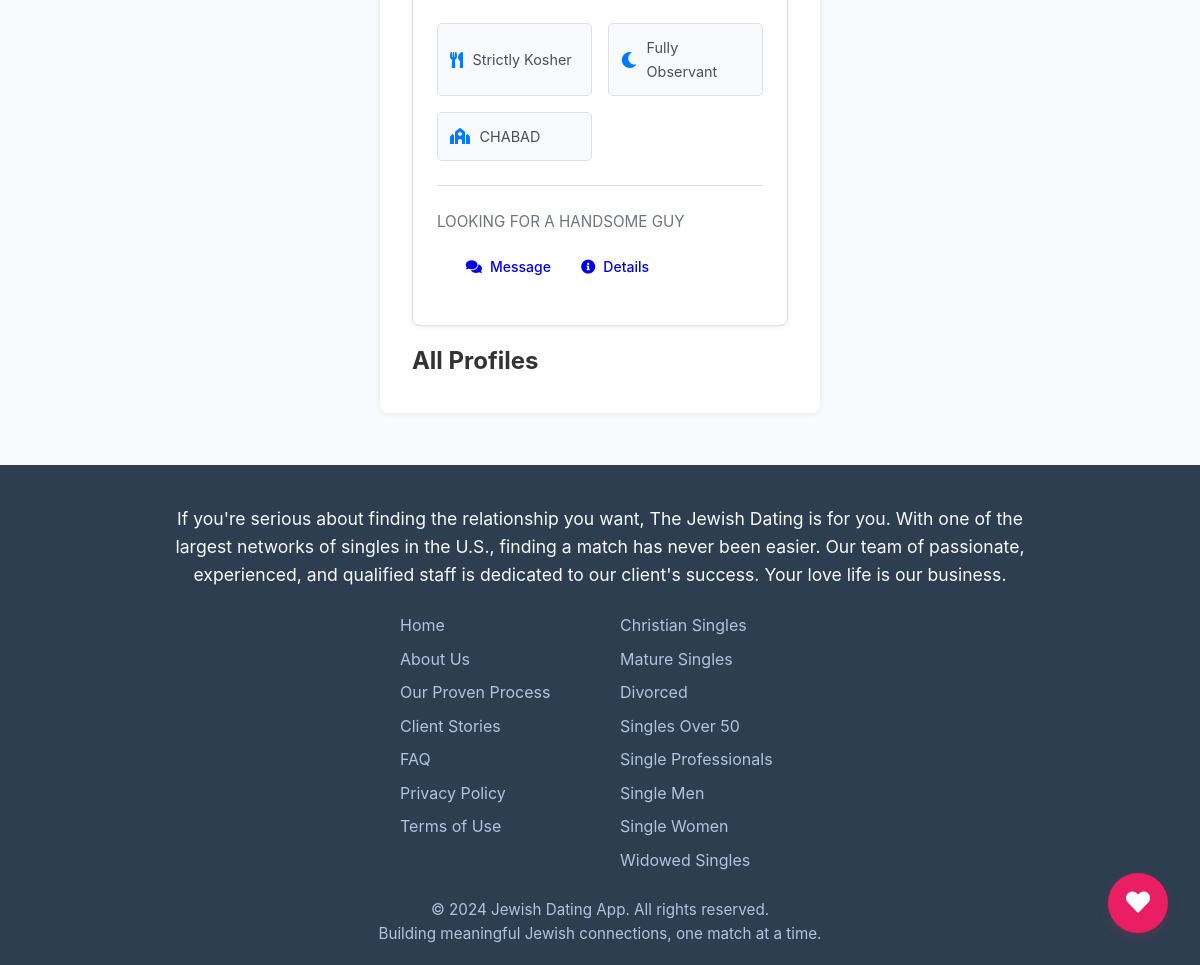
The page /browse (signed in, lower part) on the database as committed earlier.
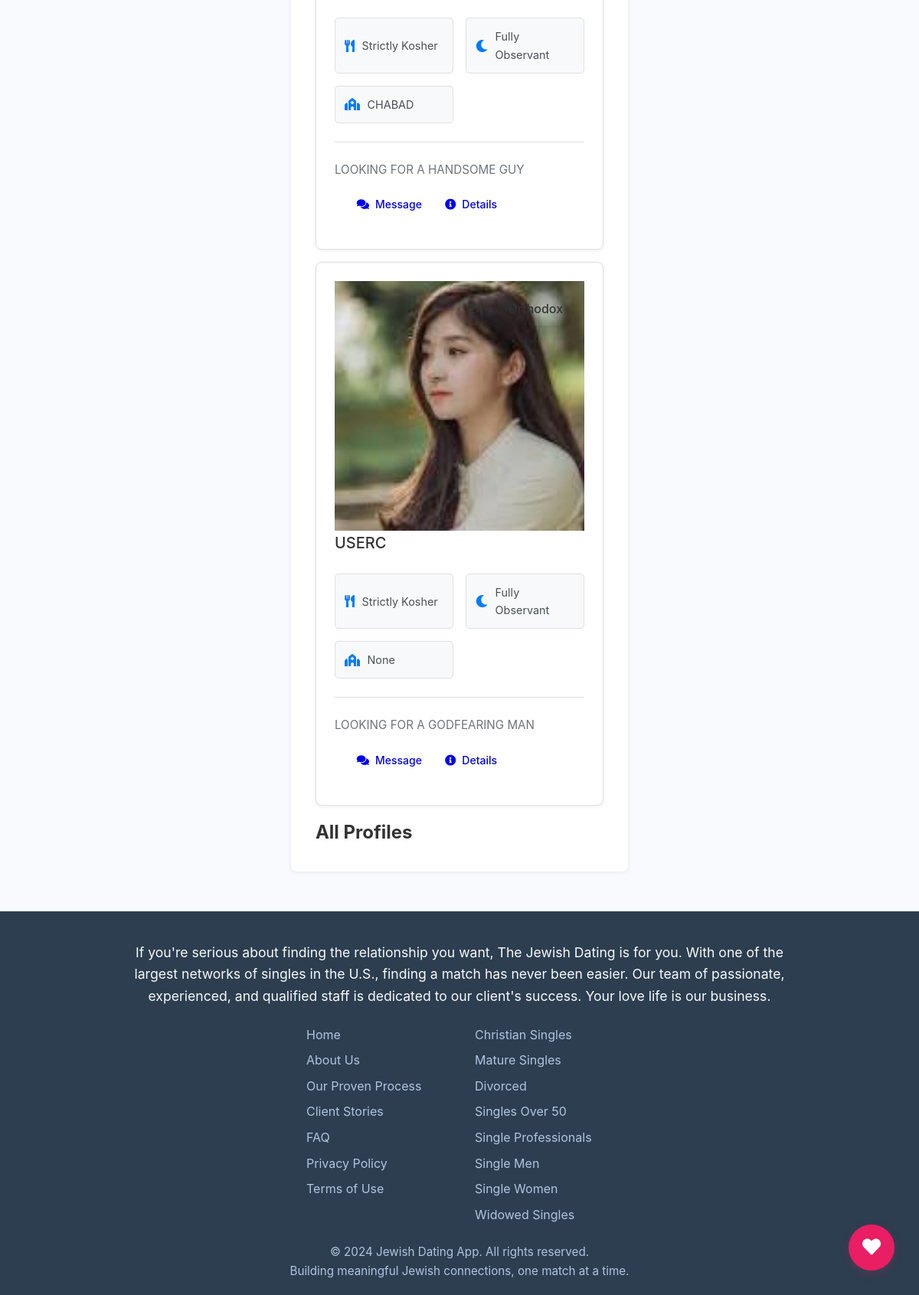
The same page on the database as committed later.
### tables this page shows
CREATE TABLE profiles (
            id INTEGER PRIMARY KEY AUTOINCREMENT,
            user_id INTEGER UNIQUE NOT NULL,
            age INTEGER,
            bio TEXT,
            observance_level TEXT,
            kosher_level TEXT,
            shabbat_observance TEXT,
            synagogue_affiliation TEXT,
            profile_picture TEXT, -- NEW COLUMN for profile picture filename
            FOREIGN KEY (user_id) REFERENCES users(id)
        );

CREATE TABLE users (
            id INTEGER PRIMARY KEY AUTOINCREMENT,
            username TEXT UNIQUE NOT NULL,
            password TEXT NOT NULL
        , last_active DATETIME);

### app.py (the view)
@app.route('/browse')
@login_required
def browse_profiles():
    conn = get_db_connection()
    current_user_id = g.user['id']
    profiles_data = conn.execute(
        '''SELECT p.age, p.bio, p.observance_level, p.kosher_level, p.shabbat_observance, p.synagogue_affiliation,
                  p.profile_picture, u.username, u.id as user_id,
                  EXISTS(SELECT 1 FROM likes WHERE liker_id = ? AND liked_id = u.id) AS is_liked_by_me
           FROM profiles p JOIN users u ON p.user_id = u.id
           WHERE u.id != ?
           ORDER BY u.username ASC''',
        (current_user_id, current_user_id)
    ).fetchall()
    mutual_likes_data = conn.execute(
        '''SELECT u.id AS user_id, u.username, p.age, p.bio, p.observance_level, p.kosher_level, p.shabbat_observance, p.synagogue_affiliation, p.profile_picture,
                  1 AS is_liked_by_me -- Since it's a mutual like, current user has liked them
           FROM likes l1
           JOIN likes l2 ON l1.liker_id = l2.liked_id AND l1.liked_id = l2.liker_id
           JOIN users u ON l1.liked_id = u.id
           JOIN profiles p ON u.id = p.user_id
           WHERE l1.liker_id = ?
           ORDER BY u.username ASC''',
        (current_user_id,)
    ).fetchall()
    conn.close()
    return render_template('browse_profiles.html', profiles=profiles_data, mutual_likes=mutual_likes_data)

### app.py (called while the page is built)
@app.after_request
def add_security_headers(response):
    response.headers['Strict-Transport-Security'] = 'max-age=31536000; includeSubDomains'
    response.headers['X-Content-Type-Options'] = 'nosniff'
    response.headers['X-Frame-Options'] = 'SAMEORIGIN'
    response.headers['X-XSS-Protection'] = '1; mode=block'
    response.headers['Content-Security-Policy'] = "default-src 'self'; script-src 'self' 'unsafe-inline' cdnjs.cloudflare.com cdn.jsdelivr.net; style-src 'self' 'unsafe-inline' fonts.googleapis.com cdnjs.cloudflare.com cdn.jsdelivr.net; font-src 'self' fonts.gstatic.com cdnjs.cloudflare.com; img-src 'self' data:; connect-src 'self'"
    return response

def get_db_connection():
    conn = sqlite3.connect(app.config['DATABASE'])
    conn.row_factory = sqlite3.Row
    return conn

@app.context_processor
def inject_now():
    return {'now': datetime.datetime.now()}

def login_required(view):
    @wraps(view)
    def wrapped_view(*args, **kwargs):
        if g.user is None:
            flash('You need to be logged in to access this page.', 'warning')
            return redirect(url_for('login'))
        return view(*args, **kwargs)
    return wrapped_view

### templates/browse_profiles.html (shortened to what this page needs)
{% extends "base.html" %}
{% block content %}
<div class="container py-5">
    {% if mutual_likes %}
    <div id="suggested-matches-section" class="mb-5">
        <div id="mutual-likes-list" class="row row-cols-1 row-cols-md-2 row-cols-lg-3 g-4">
            {% for profile in mutual_likes %}
            <div class="col">
                <div class="card h-100 profile-card">
                    <div class="profile-image-container">
                        {% if profile.profile_picture %}
                            <img src="{{ url_for('static', filename='uploads/' + profile.profile_picture) }}"
                                 alt="{{ profile.username }}"
                                 class="profile-image">
                        {% else %}
                            <div class="profile-image-placeholder">
                                <i class="fas fa-user"></i>
                            </div>
                        {% endif %}
                        <div class="profile-badge">
                            <span class="badge bg-primary">{{ profile.age }}</span>
                            {% if profile.observance_level %}
                            <span class="badge bg-info">{{ profile.observance_level }}</span>
                            {% endif %}
                        </div>
                    </div>
                    <div class="card-body">
                        <h3 class="card-title h4 mb-2">{{ profile.username }}</h3>
                        <div class="profile-details">
                            <div class="detail-item">
                                <i class="fas fa-utensils"></i>
                                <span>{{ profile.kosher_level }}</span>
                            </div>
                            <div class="detail-item">
                                <i class="fas fa-moon"></i>
                                <span>{{ profile.shabbat_observance }}</span>
                            </div>
                            {% if profile.synagogue_affiliation %}
                            <div class="detail-item">
                                <i class="fas fa-synagogue"></i>
                                <span>{{ profile.synagogue_affiliation }}</span>
                            </div>
                            {% endif %}
                        </div>
                        <div class="bio-section mt-3">
                            <p class="card-text">{{ profile.bio[:150] }}{% if profile.bio|length > 150 %}...{% endif %}</p>
                        </div>
                    </div>
                    <div class="card-footer bg-transparent border-0">
                        <div class="d-flex justify-content-between align-items-center">
                            <a href="{{ url_for('conversation', user_id=profile.user_id) }}"
                               class="btn btn-outline-primary btn-sm">
                                <i class="fas fa-comments"></i> Message
                            </a>
                            <a href="{{ url_for('view_user_profile', user_id=profile.user_id) }}"
                               class="btn btn-outline-secondary btn-sm">
                                <i class="fas fa-info-circle"></i> Details
                            </a>
                        </div>
                    </div>
                </div>
            </div>
            {% endfor %}
        </div>
    </div>
    {% endif %}
    <div id="all-profiles-section">
        <h2>All Profiles</h2>
            {% set mutual_like_ids = mutual_likes|map(attribute='user_id')|list %}
    </div>
</div>
{% endblock %}

Rows that differ between the two databases and show on the page:
added profiles: profile_picture (picture), age "24", observance_level "Orthodox", username "USERC", kosher_level "Strictly Kosher", shabbat_observance "Fully Observant", synagogue_affiliation "None", bio "LOOKING FOR A GODFEARING MAN"
